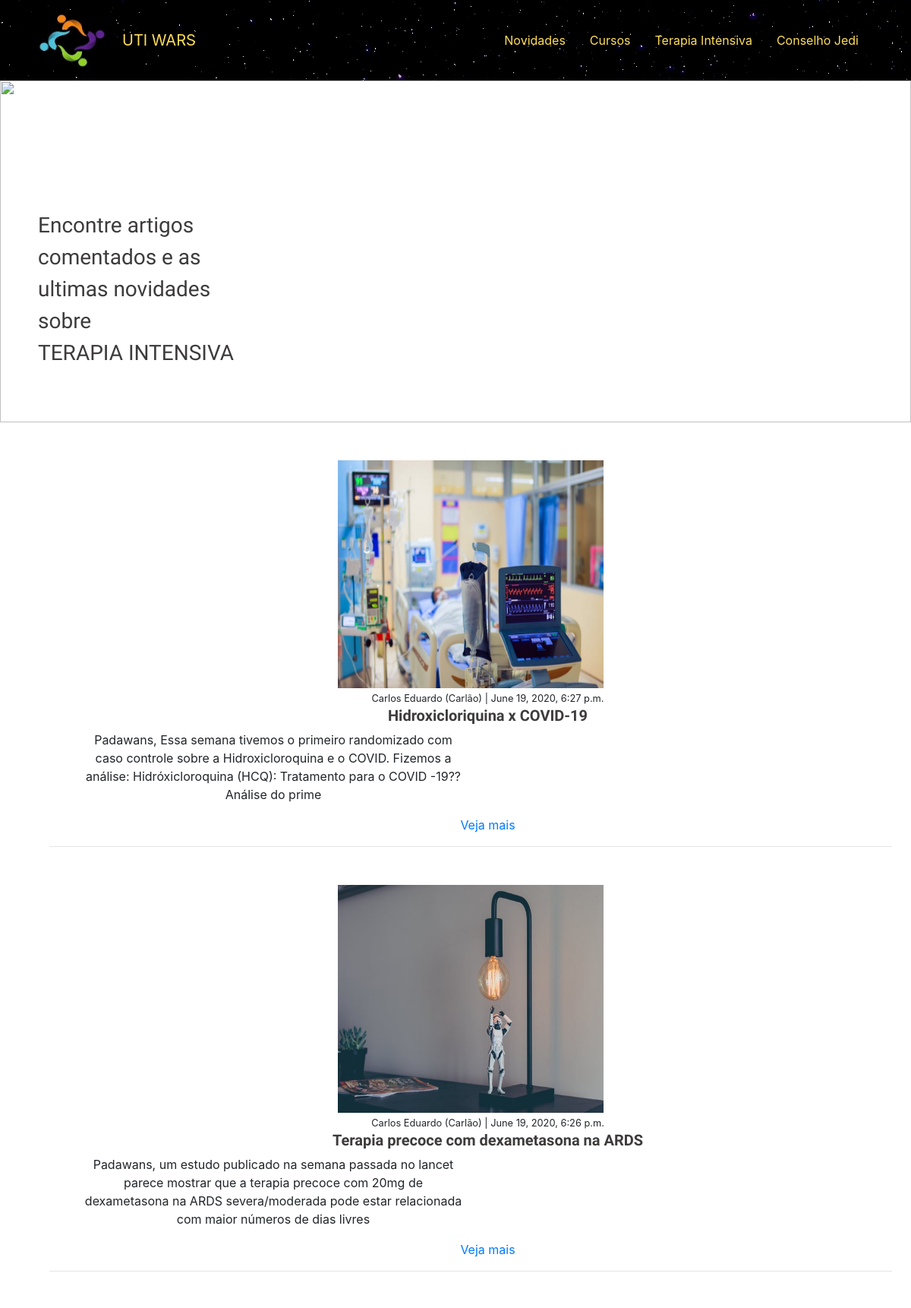
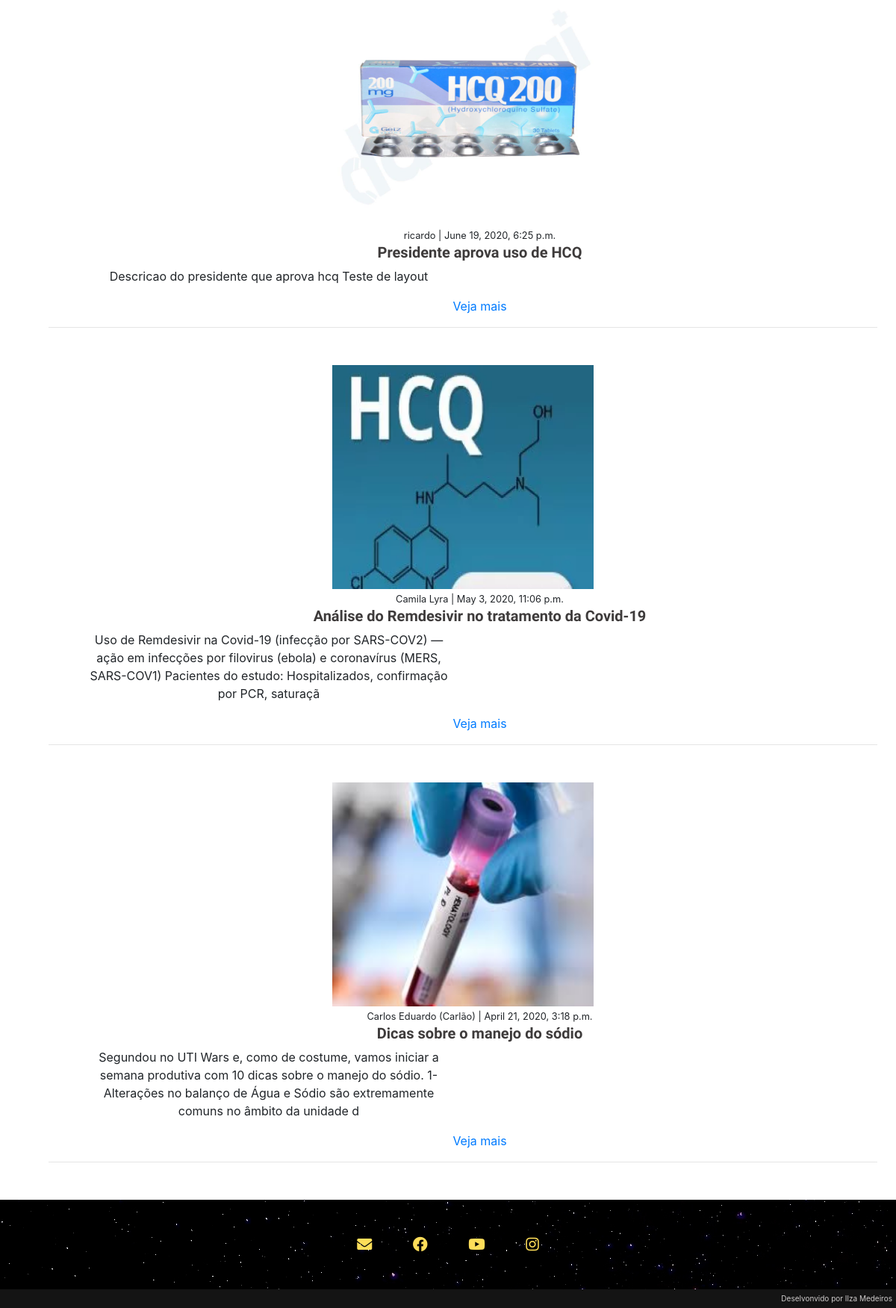
The app's page /novidades/ with its own data (2 pictures, top to bottom).
### main/models.py (models this page shows)
class Postagem(models.Model):
    titulo = models.CharField(max_length=200, unique=True)
    slug = models.SlugField(max_length=200, unique=True)
    descricao = models.TextField()
    data = models.DateTimeField(auto_now=True)
    autor = models.CharField(max_length=100)
    arquivo = models.ImageField(upload_to="media/pictures", blank=True)
    @property
    def image_url(self):
        if self.arquivo and hasattr(self.arquivo, 'url'):
            return self.arquivo.url

### main/views.py (the view)
# urls.py: path('novidades/', views.novidades, name='novidades'),
def novidades(request):
    template = loader.get_template('main/novidades.html')
    postagem_list = Postagem.objects.order_by('-data')
    context = {
        "postagem_list": postagem_list,
    }
    return HttpResponse(template.render(context, request))

### main/templates/main/novidades.html
{% extends 'main/base.html' %}
{% load static %}
{% block head-css %}
<link rel="stylesheet" href="{% static 'main/novidade.css' %}">
{% endblock %}
{% block content %}
<img class="imagem" src="../../static/main/medico.jpg" alt="">
<div class="card_text">
    <p class="central_text">Encontre artigos comentados e as ultimas novidades sobre <br><span>TERAPIA INTENSIVA</span></p>
</div>
{% for post in postagem_list %}
<section class="post container">
    <img class="post_img" src={{ post.image_url|default_if_none:'#' }} alt="foto teste do storm">
    <div class="post_detail">
        <small >{{ post.autor }} | {{ post.data}}</small>
        <h5 class="post_detail-title" ><a href="{% url 'post_detail' post.slug  %}">{{ post.titulo }} </a></h5>
        <p class="post_detail-text">{{ post.descricao | slice:":200" }}</p>
        <a class="button_post" href="{% url 'post_detail' post.slug  %}">Veja mais</a>
    </div>
    <hr>
</section>
{% endfor %}
{% endblock %}

### main/static/main/base.css (style rules this page uses)
a { color: inherit; }

### main/static/main/novidade.css (style rules this page uses)
* { box-sizing: border-box }
.imagem { width: 100%; height: 450px; }
.card_text { position: absolute; margin-top: -380px; margin-left: 70px; }
.central_text { font-family: 'Oswald', sans-serif; font-size: 48px; width: 500px; color: #3E3B3B; }
.post { display: flex; align-items: center; margin: 50px; }
.post_img { width: 350px; height: 300px; }
.post_detail { margin-left: 45px; }
.post_detail-title { font-family: 'Oswald', sans-serif; font-size: 30px; font-weight: 600; }
.post_detail-title a { color: #3E3B3B; }
.post_detail-text { width: 500px; }
@media only screen and (max-device-width: 900px) { .card_text { margin-top: -280px; margin-left: 50px; } }
@media only screen and (max-device-width: 900px) { .central_text { font-size: 28px; width: 300px; } }
@media only screen and (max-device-width: 900px) { .post { display: block; text-align: center; } }
@media only screen and (max-device-width: 900px) { .post_detail-title { font-size: 20px; } }
@media only screen and (max-device-width: 900px) { .post_detail { text-align: center; } }

### records on screen
Postagem: image_url (picture), autor "Carlos Eduardo (Carlão)", data "June 19, 2020, 6:27 p.m.", titulo "Hidroxicloriquina x COVID-19", descricao "Padawans, Essa semana tivemos o primeiro randomizado com caso controle sobre a Hidroxicloroquina e o COVID. Fizemos a análise: Hidróxicloroquina (HCQ): Tratamento para o COVID -19?? Análise do prime"
Postagem: image_url (picture), autor "Carlos Eduardo (Carlão)", data "June 19, 2020, 6:26 p.m.", titulo "Terapia precoce com dexametasona na ARDS", descricao "Padawans, um estudo publicado na semana passada no lancet parece mostrar que a terapia precoce com 20mg de dexametasona na ARDS severa/moderada pode estar relacionada com maior números de dias livres"
Postagem: image_url (picture), autor "ricardo", data "June 19, 2020, 6:25 p.m.", titulo "Presidente aprova uso de HCQ", descricao "Descricao do presidente que aprova hcq Teste de layout"
Postagem: image_url (picture), autor "Camila Lyra", data "May 3, 2020, 11:06 p.m.", titulo "Análise do Remdesivir no tratamento da Covid-19", descricao "Uso de Remdesivir na Covid-19 (infecção por SARS-COV2) — ação em infecções por filovirus (ebola) e coronavírus (MERS, SARS-COV1) Pacientes do estudo: Hospitalizados, confirmação por PCR, saturaçã"
Postagem: image_url (picture), autor "Carlos Eduardo (Carlão)", data "April 21, 2020, 3:18 p.m.", titulo "Dicas sobre o manejo do sódio", descricao "Segundou no UTI Wars e, como de costume, vamos iniciar a semana produtiva com 10 dicas sobre o manejo do sódio. 1- Alterações no balanço de Água e Sódio são extremamente comuns no âmbito da unidade d"
